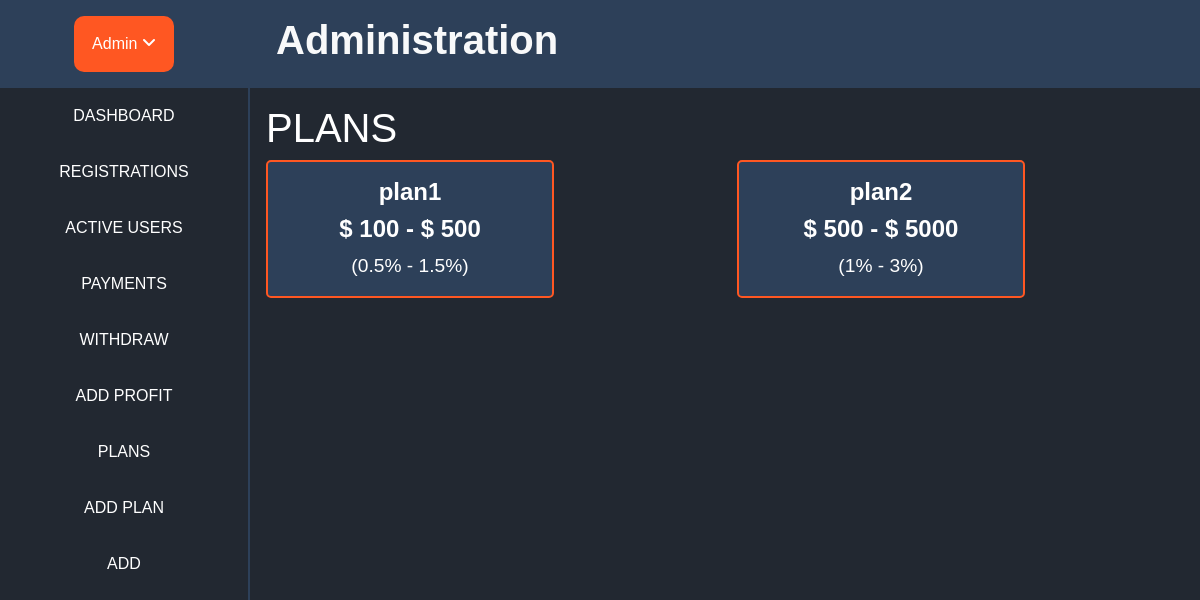
The page /moderator/plans/ (signed in) on the database its author committed.
### home/models.py (models this page shows)
class Plans(models.Model):
    plan_name = models.CharField(max_length=100)
    plan_min_price = models.CharField(max_length=100)
    plan_max_price = models.CharField(max_length=100)
    plan_min_percentage = models.CharField(max_length=100)
    plan_max_percentage = models.CharField(max_length=100)

### home/views.py (the view)
# urls.py: path('moderator/plans/', login_required(views.ModPlans_view.as_view()), name='mod_plans'),
class ModPlans_view(View):
    def get(self,request):
        context = {
            "plans": models.Plans.objects.all()
        }
        return render(request, 'mod/plans.html', context=context)

### templates/mod/plans.html (shortened to what this page needs)
{% extends 'mod/admbase.html' %}
{% block content%}
<div>
<h1> PLANS</h1>
<div class="row">
    {% for plan in plans %}
    <div class="col-md">
        <a href="{% url 'mod_edit_plan' plan_id=plan.id %}" class="card text-white mb-3 custom-link" style="max-width: 18rem; text-decoration: none; border: 2px solid #ff5722; border-radius: 5px; transition: transform 0.2s; background-color: #2d4059;">
            <div class="card-body">
                <h4 class="card-title text-center"><strong>{{ plan.plan_name }}</strong></h4>
            <h4 class="card-title text-center"><strong>$ {{ plan.plan_min_price }} - $ {{ plan.plan_max_price }}</strong></h4>
                <p class="card-text text-center" style="font-size: 1.2em;">({{ plan.plan_min_percentage }}% - {{ plan.plan_max_percentage }}%)</p>
            </div>
        </a>
    </div>
    {% endfor %}
</div>
{% endblock %}

### static/css/styles.css (style rules this page uses)
body { margin: 0; padding: 0; font-family: Arial, sans-serif; }

### rows shown on the page
Plans: plan_name "plan1", plan_min_price "100", plan_max_price "500", plan_min_percentage "0.5", plan_max_percentage "1.5"
Plans: plan_name "plan2", plan_min_price "500", plan_max_price "5000", plan_min_percentage "1", plan_max_percentage "3"
